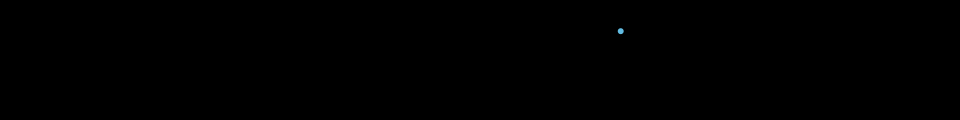
Frame 1 (no input)
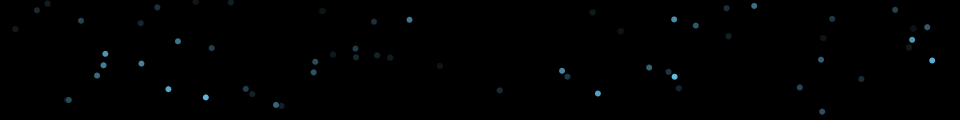
Frame 60 (the mouse pressed at the canvas centre just before this capture)
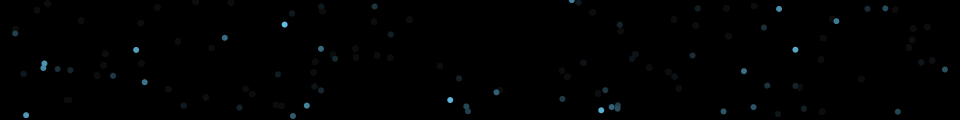
Frame 120 (the mouse held since frame 60 and released just before this capture)

The Processing sketch that drew these frames (run headless with seeded random() and noise(); from frame 60 on, the mouse is pressed at the canvas centre):

// Processing sketch: processing_122929
// ── processing_122929.pde


void setup()
{
  size(960,120);
  background(0);
  noStroke();
}
void draw()
{
 fill(0,10);
 rect(0,0,width,height);
  
 //fill(random(0),random(0),random(200));
 fill(#62BCE2);
 ellipse(random(width),random(height),6,6);
}
